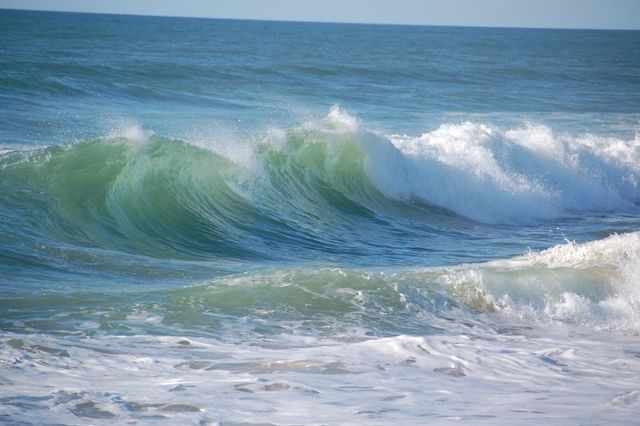
#> input picture images/download.jpg, 640 x 426 px
$ python working_disp_mult.py images
#> lines starting #> are read from the running program, lines starting #| are printed output that depends on the picture
import numpy as np
import matplotlib.pyplot as plt
import os
import imageio.v3 as imageio
import cv2
import argparse

# Parse command line arguments
parser = argparse.ArgumentParser(description='Sparse dictionary learning')
parser.add_argument('images_folder', metavar='images_folder', type=str,
                    help='Path to the folder containing images')
parser.add_argument('--n_atoms_list', metavar='n_atoms_list', type=int, nargs='+', default=[1, 2, 5, 10, 20, 50],
                    help='List of numbers of atoms to use for reconstruction')
args = parser.parse_args()

# Read img from a folder into a list, convert to grayscale
def read_images(folder_path):
#> called with folder_path = 'images'
    images = []
    for filename in os.listdir(folder_path):
        # Read in image with imageio library
        img = imageio.imread(os.path.join(folder_path, filename))
#> img is the input picture: shape (426, 640, 3); mean R, G, B 123.6, 151.3, 168.9
        # Convert image to grayscale
        img = cv2.cvtColor(img, cv2.COLOR_BGR2GRAY)
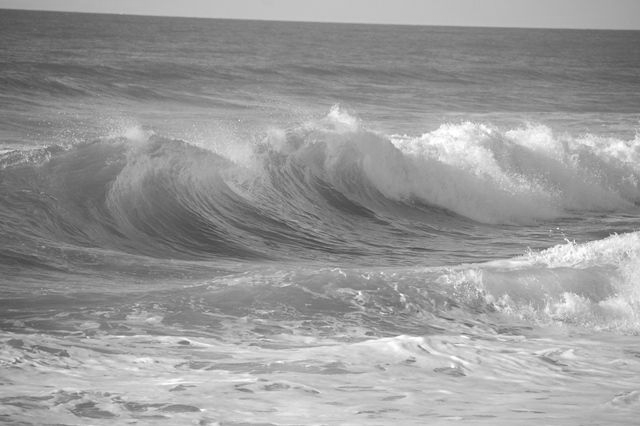
#> img: shape (426, 640); min 66, max 255, mean 153.4
        images.append(img)
#> pass 2 of the loop in read_images, `for filename in os.listdir(folder_path):`:
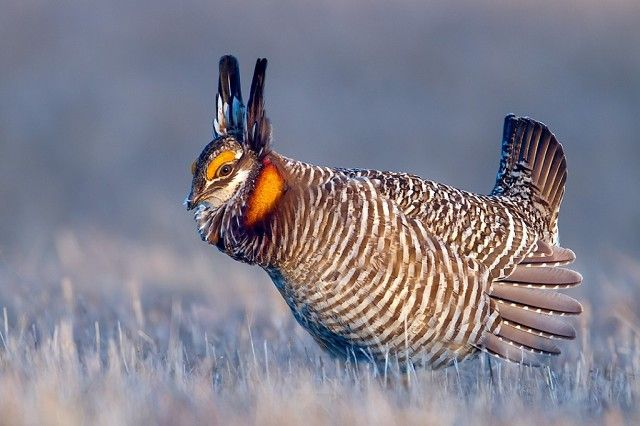
#> input picture images/image (640×426).jpg, 640 x 426 px
#> in read_images, img is the input picture: shape (426, 640, 3); mean R, G, B 129.9, 127.5, 140
#> in read_images, `img = cv2.cvtColor(img, cv2.COLOR_BGR2GRAY)`:
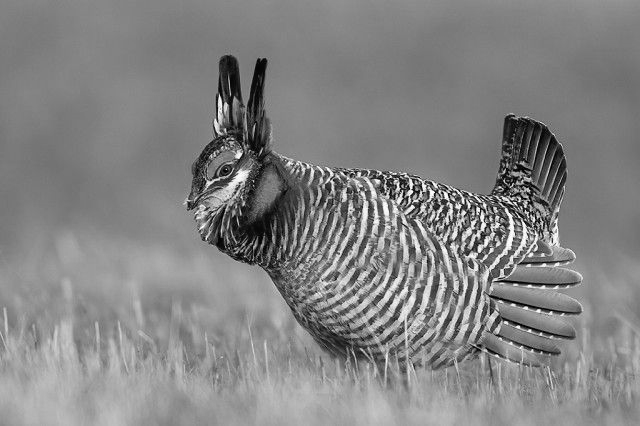
#> img: shape (426, 640); min 1, max 255, mean 131.5
    return images

# Normalize data to zero mean and unit variance
def normalize_data(data):
    data_mean = np.mean(data, axis=0)
    data_std = np.std(data, axis=0)
    normalized_data = (data - data_mean) / data_std
    return normalized_data, data_mean, data_std

# Update dictionary atoms using sparse coding
def update_dictionary(D, Z, X_normalized):
    # Loop through each column of dict. matrix
    for j in range(D.shape[1]):
        # Find indices only of nonzero elements
        Ij = np.where(Z[j, :] != 0)[0]
        if len(Ij) == 0:
            continue
        Dj = D[:, j]
        # Compute residual error matrix
        Rj = X_normalized - np.dot(D, Z) + np.outer(Dj, Z[j, :])
        # Update jth atom w/ residual error and nonzero elements
        D[:, j] = Rj[:, Ij].dot(Z[j, Ij].T)
        # Normalize
        D[:, j] /= np.linalg.norm(D[:, j])
    return D

# Reconstruct images using the learned dictionary
def reconstruct_images(D, Z, data_mean, data_std, n_atoms):
    reconstructed_data = np.dot(D[:, :n_atoms], Z[:n_atoms, :])
    reconstructed_data = reconstructed_data * data_std + data_mean
    # reshape into a list of images
    reconstructed_images = [reconstructed_data[:, i].reshape(images[0].shape) for i in range(reconstructed_data.shape[1])]
    return reconstructed_images


# Load images and convert to graysacle
images_folder = args.images_folder
images = read_images(images_folder)
#> images = 2 items


# Normalize the data
X, X_mean, X_std = normalize_data(np.column_stack([img.flatten() for img in images]))
#> in normalize_data, `data_mean = np.mean(data, axis=0)`: data_mean = [153.4, 131.5]
#> in normalize_data, `data_std = np.std(data, axis=0)`: data_std = [35.13, 35.21]
#> in normalize_data, `normalized_data = (data - data_mean) / data_std`: normalized_data = 272640 pairs, first value -2.49 to 2.89, second value -3.71 to 3.51
#> X has the same summary as normalized_data in normalize_data; X_mean = [153.4, 131.5]; X_std = [35.13, 35.21]

# Initialize a random dictionary
n_atoms_list = args.n_atoms_list
D_init = np.random.randn(X.shape[0], n_atoms_list[-1])
D = D_init

fig, axs = plt.subplots(nrows=len(images), ncols=2+len(n_atoms_list) - 1, figsize=(12, 10))

# Loop over the imgs
for i, img in enumerate(images):
    # Display original img
    axs[i, 0].imshow(img, cmap='gray')
    axs[i, 0].axis('off')
    axs[i, 0].set_title('Original')

    # Loop over different numbers of atoms and display each
    for j, n_atoms in enumerate(n_atoms_list):
        # Sparse coding and dictionary update
        Z = np.dot(np.linalg.pinv(D[:, :n_atoms]), X)
        D[:, :n_atoms] = update_dictionary(D[:, :n_atoms], Z, X)

        # Reconstruct the imgs using learned dictionary
        reconstructed_images = reconstruct_images(D, Z, X_mean, X_std, n_atoms)

        # Plot reconstructed images
        axs[i, j+1].imshow(reconstructed_images[i], cmap='gray')
        axs[i, j+1].axis('off')
        axs[i, j+1].set_title('Reconst. atoms={}'.format(n_atoms))
#> this loop made 2 passes

plt.tight_layout()
plt.show()
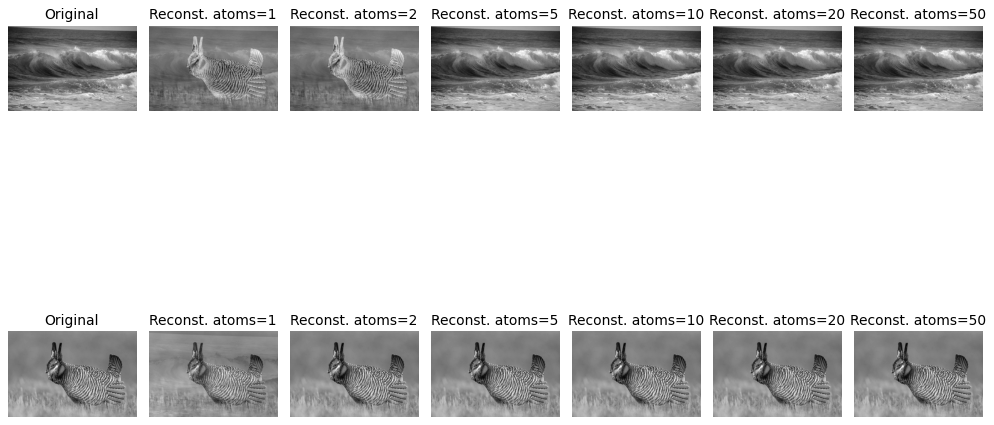
#> figure drawn by matplotlib, 14 panels
